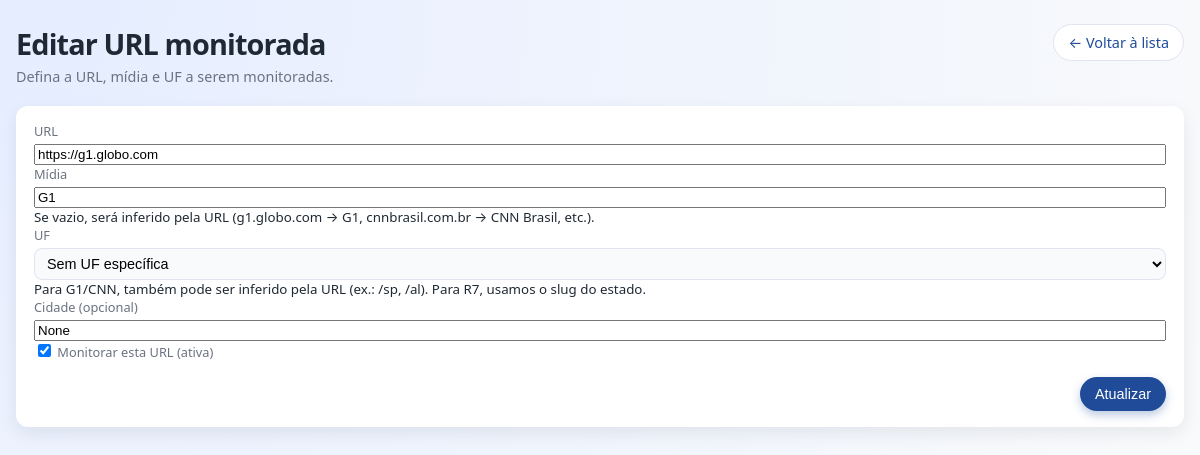
/urls/1/edit, run on the app's committed database.
### models.py (models this page shows)
class MonitoredURL(Base):
    __tablename__ = "monitored_urls"
    id = Column(Integer, primary_key=True, autoincrement=True)
    url = Column(String(500), unique=True, nullable=False)
    media = Column(String(50), nullable=False, index=True)   # "G1", "CNN Brasil", "R7"
    uf = Column(String(2), nullable=True, index=True)
    city = Column(String(100), nullable=True)
    is_active = Column(Boolean, default=True, nullable=False)
    created_at = Column(DateTime, default=dt.datetime.utcnow, nullable=False)
    updated_at = Column(
        DateTime,
        default=dt.datetime.utcnow,
        onupdate=dt.datetime.utcnow,
        nullable=False,
    )

### app.py (the view, shortened to what this page needs)
    @app.route("/urls/<int:url_id>/edit", methods=["GET", "POST"])
    def url_edit(url_id: int):
        session = SessionLocal()
        try:
            url_obj = session.get(MonitoredURL, url_id)
            if not url_obj:
                return redirect(url_for("url_list"))
            return render_template(
                "url_form.html",
                form_title="Editar URL monitorada",
                submit_label="Atualizar",
                url_obj=url_obj,
                uf_list=UF_LIST,
                media_suggestions=MEDIA_SUGGESTIONS,
            )
        finally:
            session.close()

### templates/url_form.html (shortened to what this page needs)
<!DOCTYPE html>
<html lang="pt-BR">
<head>
    <link rel="stylesheet" href="{{ url_for('static', filename='style.css') }}" />
</head>
<body>
<div class="page">
    <header class="header">
        <div>
            <h1>{{ form_title }}</h1>
            <p class="subtitle">Defina a URL, mídia e UF a serem monitoradas.</p>
        </div>
        <div class="header-actions">
            <a href="{{ url_for('url_list') }}" class="btn btn-secondary">
                ← Voltar à lista
            </a>
        </div>
    </header>
    <section class="card">
        <form method="post" class="url-form">
            <div class="filter-group">
                <label for="url">URL</label>
                <input
                    type="url"
                    id="url"
                    name="url"
                    required
                    value="{{ url_obj.url if url_obj else '' }}"
                    placeholder="https://g1.globo.com"
                />
            </div>
            <div class="filter-group">
                <label for="media">Mídia</label>
                <input
                    list="media-options"
                    id="media"
                    name="media"
                    value="{{ url_obj.media if url_obj else '' }}"
                    placeholder="Ex.: G1, CNN Brasil, R7"
                />
                <small class="hint">
                    Se vazio, será inferido pela URL (g1.globo.com → G1, cnnbrasil.com.br → CNN Brasil, etc.).
                </small>
            </div>
            <div class="filter-group">
                <label for="uf">UF</label>
                <select id="uf" name="uf">
                    <option value="NONE">Sem UF específica</option>
                </select>
                <small class="hint">
                    Para G1/CNN, também pode ser inferido pela URL (ex.: /sp, /al). Para R7, usamos o slug do estado.
                </small>
            </div>
            <div class="filter-group">
                <label for="city">Cidade (opcional)</label>
                <input
                    type="text"
                    id="city"
                    name="city"
                    value="{{ url_obj.city if url_obj else '' }}"
                    placeholder="Ex.: São Paulo"
                />
            </div>
            <div class="filter-group">
                <label>
                    <input
                        type="checkbox"
                        name="is_active"
                        {% if not url_obj or url_obj.is_active %}checked{% endif %}
                    />
                    Monitorar esta URL (ativa)
                </label>
            </div>
            <div class="form-actions">
                <button type="submit" class="btn btn-primary">{{ submit_label }}</button>
            </div>
        </form>
    </section>
</div>
</body>
</html>

### static/style.css (style rules this page uses)
:root { --bg: #f4f5fb; --card-bg: #ffffff; --border-subtle: #e0e3f0; --text-main: #1f2933; --text-subtle: #6b7280; --primary: #1f4b99; --primary-soft: #e0ecff; --accent: #10b981; --danger: #ef4444; --shadow-soft: 0 6px 18px rgba(15, 23, 42, 0.08); --radius-lg: 12px; --radius-full: 999px; }
*, *::before, *::after { box-sizing: border-box; }
body { margin: 0; font-family: system-ui, -apple-system, BlinkMacSystemFont, "Segoe UI", sans-serif; background: radial-gradient(circle at top left, #e5edff, #f9fafb); color: var(--text-main); }
.page { max-width: 1200px; margin: 0 auto; padding: 24px 16px 40px; }
.header { display: flex; align-items: flex-start; justify-content: space-between; gap: 16px; margin-bottom: 20px; }
.header h1 { margin: 0; font-size: 1.8rem; letter-spacing: -0.03em; }
.subtitle { margin: 4px 0 0; color: var(--text-subtle); font-size: 0.9rem; }
.header-actions { display: flex; flex-direction: row; gap: 8px; }
.btn { display: inline-flex; align-items: center; justify-content: center; padding: 8px 14px; font-size: 0.9rem; border-radius: var(--radius-full); border: 1px solid transparent; text-decoration: none; cursor: pointer; white-space: nowrap; transition: background 0.15s ease, color 0.15s ease, border-color 0.15s ease, box-shadow 0.15s ease, transform 0.05s ease; }
.btn-primary { background: var(--primary); color: #ffffff; box-shadow: 0 4px 10px rgba(31, 75, 153, 0.3); }
.btn-secondary { background: #ffffff; color: var(--primary); border-color: var(--border-subtle); }
.card { background: var(--card-bg); border-radius: var(--radius-lg); box-shadow: var(--shadow-soft); padding: 16px 18px; }
.filter-group { display: flex; flex-direction: column; min-width: 180px; }
.filter-group label { font-size: 0.8rem; color: var(--text-subtle); margin-bottom: 4px; }
.filter-group select, .filter-group input[type="date"] { border-radius: 8px; border: 1px solid var(--border-subtle); padding: 6px 8px; font-size: 0.9rem; background: #f9fafb; min-width: 160px; }
.form-actions { margin-top: 12px; display: flex; justify-content: flex-end; }

### data on the page
MonitoredURL: url "https://g1.globo.com", media "G1", city "None", is_active "☑"

### other printed values
{{ submit_label }} "Atualizar"
